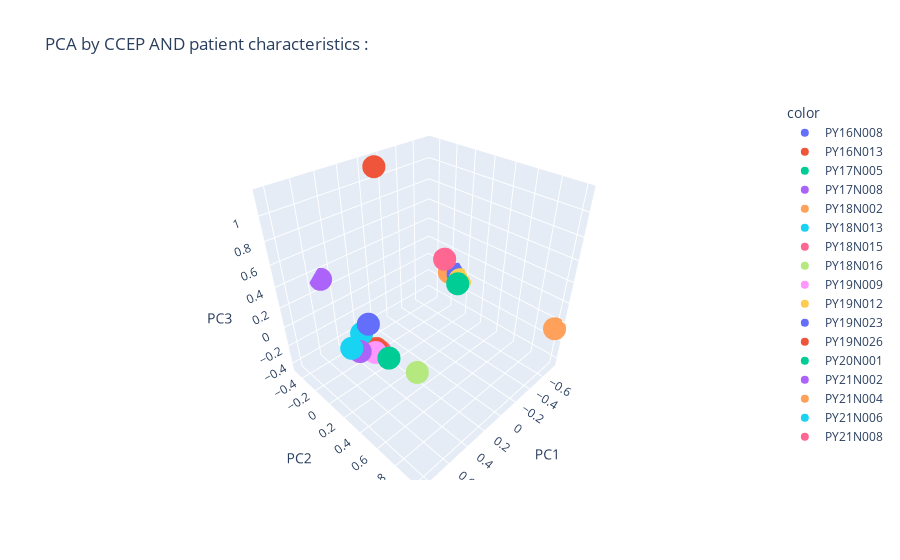

Notebook cell for this chart:
### Code cell
fig = px.scatter_3d(
    pca_df,
    x = "PC1",
    y = "PC2",
    z = "PC3",
    #labels=labels,
    color = combined_patient_df["patient"],
    title = "PCA by CCEP AND patient characteristics : "
)

fig.show()

### Figure 1 — Plotly figure (JSON) as saved in the notebook; plotly's stock layout.template omitted (floating-point values rounded to 4 significant figures)
{"data": [{"hovertemplate": "color=PY16N008<br>PC1=%{x}<br>PC2=%{y}<br>PC3=%{z}<extra></extra>", "legendgroup": "PY16N008", "marker": {"color": "#636efa", "symbol": "circle"}, "mode": "markers", "name": "PY16N008", "scene": "scene", "showlegend": true, "type": "scatter3d", "x": [0.3642], "y": [-0.08758], "z": [-0.005786]}, {"hovertemplate": "color=PY16N013<br>PC1=%{x}<br>PC2=%{y}<br>PC3=%{z}<extra></extra>", "legendgroup": "PY16N013", "marker": {"color": "#EF553B", "symbol": "circle"}, "mode": "markers", "name": "PY16N013", "scene": "scene", "showlegend": true, "type": "scatter3d", "x": [-0.04856], "y": [-0.3968], "z": [1.146]}, {"hovertemplate": "color=PY17N005<br>PC1=%{x}<br>PC2=%{y}<br>PC3=%{z}<extra></extra>", "legendgroup": "PY17N005", "marker": {"color": "#00cc96", "symbol": "circle"}, "mode": "markers", "name": "PY17N005", "scene": "scene", "showlegend": true, "type": "scatter3d", "x": [0.831], "y": [0.7368], "z": [0.4829]}, {"hovertemplate": "color=PY17N008<br>PC1=%{x}<br>PC2=%{y}<br>PC3=%{z}<extra></extra>", "legendgroup": "PY17N008", "marker": {"color": "#ab63fa", "symbol": "circle"}, "mode": "markers", "name": "PY17N008", "scene": "scene", "showlegend": true, "type": "scatter3d", "x": [0.5131], "y": [-0.4824], "z": [0.3237]}, {"hovertemplate": "color=PY18N002<br>PC1=%{x}<br>PC2=%{y}<br>PC3=%{z}<extra></extra>", "legendgroup": "PY18N002", "marker": {"color": "#FFA15A", "symbol": "circle"}, "mode": "markers", "name": "PY18N002", "scene": "scene", "showlegend": true, "type": "scatter3d", "x": [-0.7242], "y": [1.009], "z": [-0.05012]}, {"hovertemplate": "color=PY18N013<br>PC1=%{x}<br>PC2=%{y}<br>PC3=%{z}<extra></extra>", "legendgroup": "PY18N013", "marker": {"color": "#19d3f3", "symbol": "circle"}, "mode": "markers", "name": "PY18N013", "scene": "scene", "showlegend": true, "type": "scatter3d", "x": [0.327], "y": [-0.2517], "z": [-0.2274]}, {"hovertemplate": "color=PY18N015<br>PC1=%{x}<br>PC2=%{y}<br>PC3=%{z}<extra></extra>", "legendgroup": "PY18N015", "marker": {"color": "#FF6692", "symbol": "circle"}, "mode": "markers", "name": "PY18N015", "scene": "scene", "showlegend": true, "type": "scatter3d", "x": [0.2211], "y": [-0.1439], "z": [-0.4407]}, {"hovertemplate": "color=PY18N016<br>PC1=%{x}<br>PC2=%{y}<br>PC3=%{z}<extra></extra>", "legendgroup": "PY18N016", "marker": {"color": "#B6E880", "symbol": "circle"}, "mode": "markers", "name": "PY18N016", "scene": "scene", "showlegend": true, "type": "scatter3d", "x": [0.5104], "y": [0.6448], "z": [0.06532]}, {"hovertemplate": "color=PY19N009<br>PC1=%{x}<br>PC2=%{y}<br>PC3=%{z}<extra></extra>", "legendgroup": "PY19N009", "marker": {"color": "#FF97FF", "symbol": "circle"}, "mode": "markers", "name": "PY19N009", "scene": "scene", "showlegend": true, "type": "scatter3d", "x": [0.32], "y": [-0.08284], "z": [-0.3488]}, {"hovertemplate": "color=PY19N012<br>PC1=%{x}<br>PC2=%{y}<br>PC3=%{z}<extra></extra>", "legendgroup": "PY19N012", "marker": {"color": "#FECB52", "symbol": "circle"}, "mode": "markers", "name": "PY19N012", "scene": "scene", "showlegend": true, "type": "scatter3d", "x": [-0.7271], "y": [-0.04146], "z": [-0.05998]}, {"hovertemplate": "color=PY19N023<br>PC1=%{x}<br>PC2=%{y}<br>PC3=%{z}<extra></extra>", "legendgroup": "PY19N023", "marker": {"color": "#636efa", "symbol": "circle"}, "mode": "markers", "name": "PY19N023", "scene": "scene", "showlegend": true, "type": "scatter3d", "x": [-0.746], "y": [-0.08369], "z": [-0.0256]}, {"hovertemplate": "color=PY19N026<br>PC1=%{x}<br>PC2=%{y}<br>PC3=%{z}<extra></extra>", "legendgroup": "PY19N026", "marker": {"color": "#EF553B", "symbol": "circle"}, "mode": "markers", "name": "PY19N026", "scene": "scene", "showlegend": true, "type": "scatter3d", "x": [0.2732], "y": [-0.127], "z": [-0.3605]}, {"hovertemplate": "color=PY20N001<br>PC1=%{x}<br>PC2=%{y}<br>PC3=%{z}<extra></extra>", "legendgroup": "PY20N001", "marker": {"color": "#00cc96", "symbol": "circle"}, "mode": "markers", "name": "PY20N001", "scene": "scene", "showlegend": true, "type": "scatter3d", "x": [-0.6596], "y": [-0.01056], "z": [-0.06019]}, {"hovertemplate": "color=PY21N002<br>PC1=%{x}<br>PC2=%{y}<br>PC3=%{z}<extra></extra>", "legendgroup": "PY21N002", "marker": {"color": "#ab63fa", "symbol": "circle"}, "mode": "markers", "name": "PY21N002", "scene": "scene", "showlegend": true, "type": "scatter3d", "x": [0.4429], "y": [-0.1348], "z": [-0.291]}, {"hovertemplate": "color=PY21N004<br>PC1=%{x}<br>PC2=%{y}<br>PC3=%{z}<extra></extra>", "legendgroup": "PY21N004", "marker": {"color": "#FFA15A", "symbol": "circle"}, "mode": "markers", "name": "PY21N004", "scene": "scene", "showlegend": true, "type": "scatter3d", "x": [-0.741], "y": [-0.1957], "z": [-0.05085]}, {"hovertemplate": "color=PY21N006<br>PC1=%{x}<br>PC2=%{y}<br>PC3=%{z}<extra></extra>", "legendgroup": "PY21N006", "marker": {"color": "#19d3f3", "symbol": "circle"}, "mode": "markers", "name": "PY21N006", "scene": "scene", "showlegend": true, "type": "scatter3d", "x": [0.5025], "y": [-0.1655], "z": [-0.2345]}, {"hovertemplate": "color=PY21N008<br>PC1=%{x}<br>PC2=%{y}<br>PC3=%{z}<extra></extra>", "legendgroup": "PY21N008", "marker": {"color": "#FF6692", "symbol": "circle"}, "mode": "markers", "name": "PY21N008", "scene": "scene", "showlegend": true, "type": "scatter3d", "x": [-0.6589], "y": [-0.1865], "z": [0.1378]}], "layout": {"legend": {"title": {"text": "color"}, "tracegroupgap": 0}, "scene": {"domain": {"x": [0, 1], "y": [0, 1]}, "xaxis": {"title": {"text": "PC1"}}, "yaxis": {"title": {"text": "PC2"}}, "zaxis": {"title": {"text": "PC3"}}}, "title": {"text": "PCA by CCEP AND patient characteristics : "}}}
